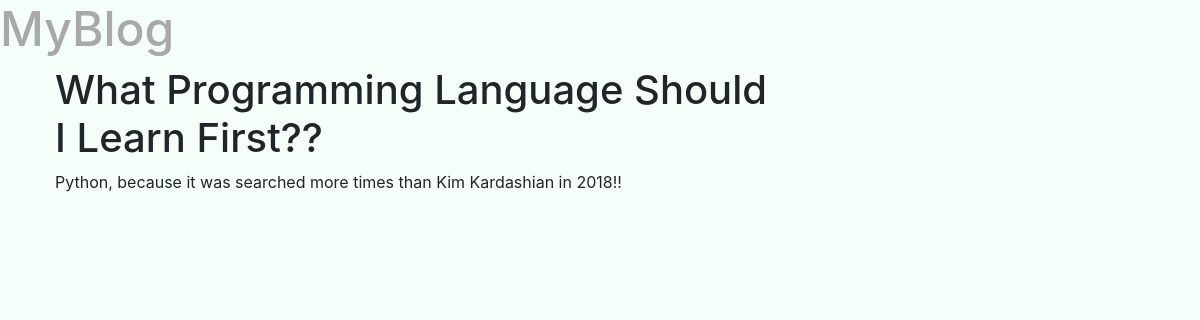
/post/1/, run on an earlier commit of the app's database.
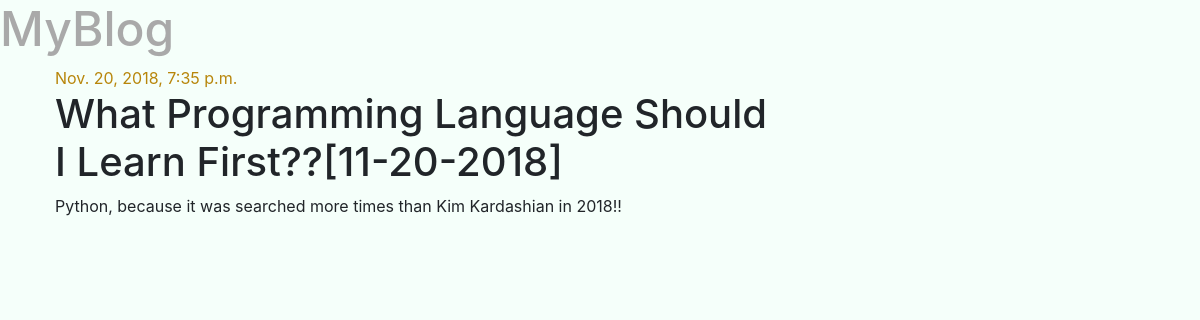
And on a later commit of the database.
### blog/models.py (models this page shows, shortened)
class Post(models.Model):
    author = models.ForeignKey('auth.User', on_delete=models.CASCADE)
    title = models.CharField(max_length=200)
    text = models.TextField()
    created_date = models.DateTimeField(default=timezone.now)
    published_date = models.DateTimeField(blank=True, null=True)

### blog/views.py (the view)
# urls.py: path('post/<int:pk>/', views.postsDetail, name='postsDetail'),
def postsDetail(request, pk):
    post = get_object_or_404(Post, pk=pk)
    stuff_for_frontend = {'post': post}
    return render(request, 'blog/postsdetail.html', stuff_for_frontend)

### blog/templates/blog/postsDetail.html
{% extends 'blog/base.html' %}
{% block content %}
{% if post.published_date %}
<div class= "date">
  {{ post.published_date }}
</div>
{% endif %}
<h1>{{ post.title }}</h1>
<p>{{ post.text|linebreaksbr }}</p>
{% endblock %}

What changed in the data, as far as the page shows it:
changed Post: published_date (not shown) → "Nov. 20, 2018, 7:35 p.m."; title "What Programming Language Should I Learn First??" → "What Programming Language Should I Learn First??[11-20-2018]"
